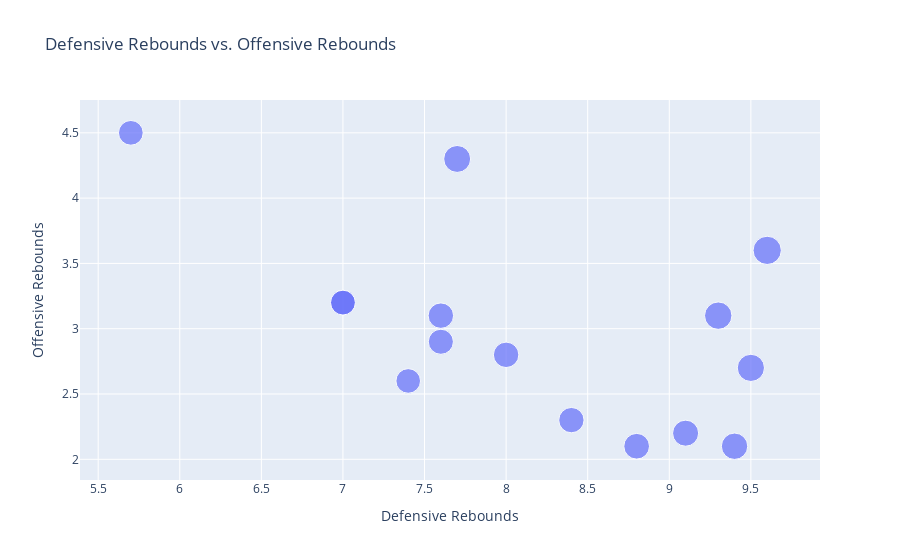

Source (notebook cell):
### Markdown cell above
The scatterplot shows the Points vs. Field Goal Percentage, to show the efficiency of the top 30 scorers. Although, Joel Embiid is the top scorer, he is not the most efficient. The most efficient scorers are Zion Williamson scoring 25.3 PTS on 59.6% of shooting, Nikola Jokic scoring 26.1 PTS on 59.1% of shooting, and then Giannis Antetokounmpo scoring 29.9 PTS on 57.2% of shooting.

### Code cell
# Scatter plot of Defensive Rebounds vs. Offensive Rebounds of Top 15 Rebounders
fig4 = px.scatter(top15_rebounders, x='DRB', y='ORB', 
                 title='Defensive Rebounds vs. Offensive Rebounds',
                 labels={'DRB': 'Defensive Rebounds', 'ORB': 'Offensive Rebounds'},
                 size='REB', hover_name='Player')

fig4.show()

### Figure 1 — Plotly figure (JSON) as saved in the notebook; plotly's stock layout.template omitted (floating-point values rounded to 4 significant figures)
{"data": [{"hovertemplate": "<b>%{hovertext}</b><br><br>Defensive Rebounds=%{x}<br>Offensive Rebounds=%{y}<br>REB=%{marker.size}<extra></extra>", "hovertext": ["Rudy Gobert", "Domantas Sabonis", "Nikola Jokić", "Clint Capela", "Giannis Antetokounmpo", "Nikola Vučević", "Joel Embiid", "Anthony Davis", "Jonas Valančiūnas", "Victor Wembanyama", "Deandre Ayton", "Jarrett Allen", "Jalen Duren", "Steven Adams", "Jusuf Nurkić"], "legendgroup": "", "marker": {"color": "#636efa", "size": [13.2, 12.4, 12.2, 12, 11.5, 11.2, 10.9, 10.7, 10.7, 10.6, 10.4, 10.2, 10.2, 10.1, 10], "sizemode": "area", "sizeref": 0.033, "symbol": "circle"}, "mode": "markers", "name": "", "orientation": "v", "showlegend": false, "type": "scatter", "x": [9.6, 9.3, 9.5, 7.7, 9.4, 9.1, 8.8, 8, 7.6, 8.4, 7.6, 7, 7, 5.7, 7.4], "xaxis": "x", "y": [3.6, 3.1, 2.7, 4.3, 2.1, 2.2, 2.1, 2.8, 3.1, 2.3, 2.9, 3.2, 3.2, 4.5, 2.6], "yaxis": "y"}], "layout": {"legend": {"itemsizing": "constant", "tracegroupgap": 0}, "title": {"text": "Defensive Rebounds vs. Offensive Rebounds"}, "xaxis": {"anchor": "y", "domain": [0, 1], "title": {"text": "Defensive Rebounds"}}, "yaxis": {"anchor": "x", "domain": [0, 1], "title": {"text": "Offensive Rebounds"}}}}
